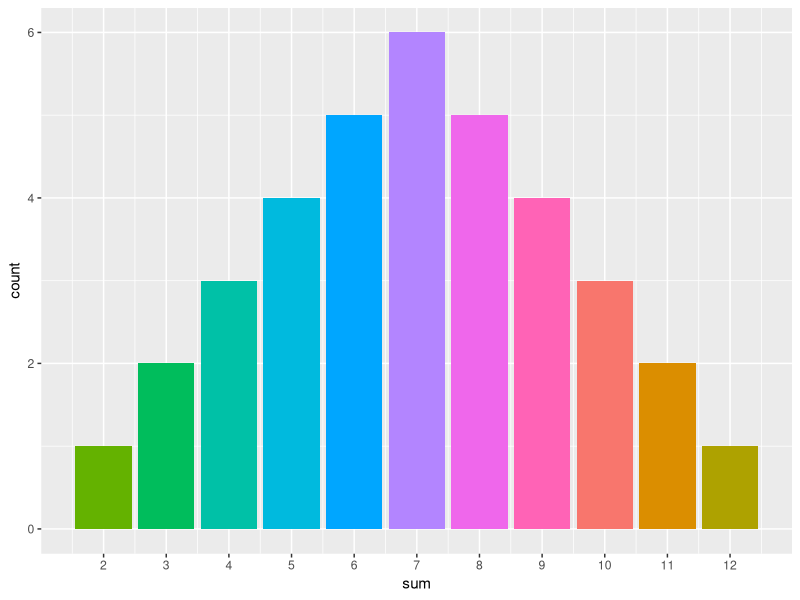

R code for this plot:
## ---- chunk 1
n <- 5
A <- letters[1:n]
cat("De variabele A bevat de verzameling van de eerste", length(A), "letters van het alfabet: ", A)
## ---- chunk 2
B <- 1:20
t1 <- B < 10
C <- B[t1]

cat("B bevat de cijfers", min(B), "t/m", max(B), ". De variabele t1 bevat de uitkomsten van de test 'Is het element uit B kleiner dan 10?'(", head(t1, 3),"...) en C bevat alle elementen uit B waarvoor geldt dat de uitkomst van de test TRUE is:", C)
## ---- chunk 3
t2 <- B %in% C
D <- B[!t2]
cat("De verzameling D bevat alle elementen uit B die niet tot C behoren:", D)
## ---- chunk 4
m <- 100
F <- seq(1, m, 2)
E <- c(3, 5, 7)
t3 <- E %in% F
cat("De vector t3 bevat de uitkomsten van de test 'E komt voor in F':", t3)
## ---- chunk 5
G <- 1:5
H <- 4:8
t4 <- G %in% H
I <- G[t4]

cat("De vector t4 bevat de uitkomsten van de test 'G komt voor in H':", t4, "en I bevat dus", length(I), "elementen.")
## ---- chunk 6
J <- E
K <- c(1, 2, 4)
t5 <- J %in% K
L <- K[t5]
cat("De vector t5 bevat de uitkomsten van de test 'J komt voor in K':", t5, "en L bevat dus", length(L), "elementen.")
## ---- chunk 7
library(ggplot2)
d1 <- 1:6
d2 <- 1:6

outer(d1, d2, paste, sep = ",")

dice <- expand.grid(dice1 = d1, dice2 = d2)
dice$sum <- dice$dice1 + dice$dice2
ggplot(dice, aes(sum)) + geom_bar(aes(fill = as.character(sum))) + scale_x_continuous(breaks = unique(dice$sum)) + theme(legend.position="none")
